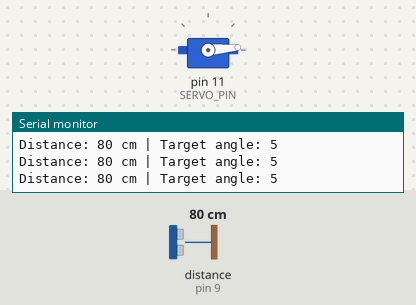
Recording of a sketch running on a simulated Arduino Uno, built with avr-gcc and run on an emulated ATmega328P. Shown: servo, the last lines printed to the serial monitor. Wiring (inferred from the names in the program): ultrasonic range finder: trigger pin 10; echo pin 9. The test bench sets the inputs (shaded band); at power-on: distance to the obstacle (sensor on pin 9) 80 cm. The echo pulse lasts 58.3 µs per cm.

Above: at 1.2 s.
1.3 s: distance to the obstacle (sensor on pin 9) set to 15 cm
2.8 s: distance to the obstacle (sensor on pin 9) set to 12 cm
At 3.26 s:
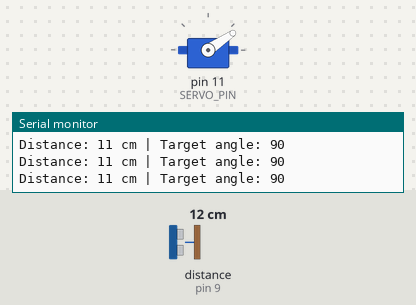
At 5.0 s:
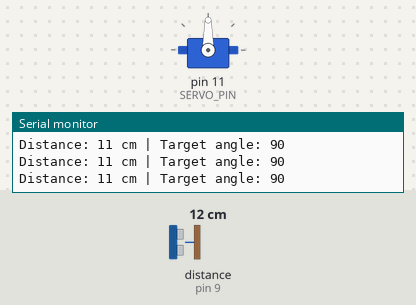
Timing chart, 0 to 6.5 s (numbered marks = the images above; inputs shaded):
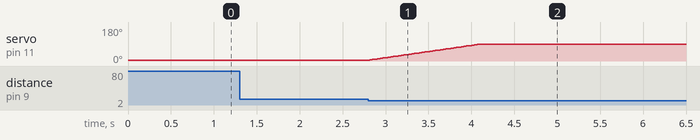

The sketch:

smart_trash_bin.ino
```cpp
/*
  MASKIDO SMART TRASH BIN
  Premium beginner project - robust version

  Wiring:
  HC-SR04 TRIG -> D10
  HC-SR04 ECHO -> D9
  HC-SR04 VCC  -> Arduino 5V
  HC-SR04 GND  -> Arduino GND
  Servo signal -> D11
  Servo power  -> approved external regulated 5V supply (2A minimum)
  Servo GND    -> external GND
  Arduino GND  -> the same external GND (shared ground)
*/

#include <Servo.h>

const byte TRIG_PIN = 10;
const byte ECHO_PIN = 9;
const byte SERVO_PIN = 11;

const int OPEN_DISTANCE_CM = 12;
const int CLOSE_DISTANCE_CM = 18;
const int CLOSED_ANGLE = 5;
const int OPEN_ANGLE = 90;

const unsigned long HOLD_OPEN_MS = 1800;
const unsigned long SERVO_STEP_MS = 15;
const unsigned long PRINT_MS = 200;

Servo lidServo;
int currentAngle = CLOSED_ANGLE;
int targetAngle = CLOSED_ANGLE;
unsigned long lastHandSeen = 0;
unsigned long lastServoStep = 0;
unsigned long lastPrint = 0;

int readDistanceCm() {
  digitalWrite(TRIG_PIN, LOW);
  delayMicroseconds(2);
  digitalWrite(TRIG_PIN, HIGH);
  delayMicroseconds(10);
  digitalWrite(TRIG_PIN, LOW);

  unsigned long duration = pulseIn(ECHO_PIN, HIGH, 30000UL);
  if (duration == 0) return -1;
  return (int)(duration * 0.0343 / 2.0);
}

void moveServoSmoothly() {
  if (millis() - lastServoStep < SERVO_STEP_MS) return;
  lastServoStep = millis();

  if (currentAngle < targetAngle) currentAngle++;
  if (currentAngle > targetAngle) currentAngle--;
  lidServo.write(currentAngle);
}

void setup() {
  pinMode(TRIG_PIN, OUTPUT);
  pinMode(ECHO_PIN, INPUT);
  Serial.begin(9600);

  lidServo.attach(SERVO_PIN);
  lidServo.write(CLOSED_ANGLE);
}

void loop() {
  int distance = readDistanceCm();

  if (distance > 0 && distance <= OPEN_DISTANCE_CM) {
    lastHandSeen = millis();
    targetAngle = OPEN_ANGLE;
  }

  if (distance > CLOSE_DISTANCE_CM &&
      millis() - lastHandSeen > HOLD_OPEN_MS) {
    targetAngle = CLOSED_ANGLE;
  }

  if (distance == -1 &&
      millis() - lastHandSeen > HOLD_OPEN_MS) {
    targetAngle = CLOSED_ANGLE;
  }

  moveServoSmoothly();

  if (millis() - lastPrint >= PRINT_MS) {
    lastPrint = millis();
    Serial.print("Distance: ");
    Serial.print(distance);
    Serial.print(" cm | Target angle: ");
    Serial.println(targetAngle);
  }
}
```

Measured:
- the behaviour switches between 14 and 13 cm on distance to the obstacle (sensor on pin 9) (found by bisection; images 0 and 1)
- after the input at 2.8 s, servo on pin 11 (SERVO_PIN): moves from 5° to 90° over 1.3 s, starting at once
